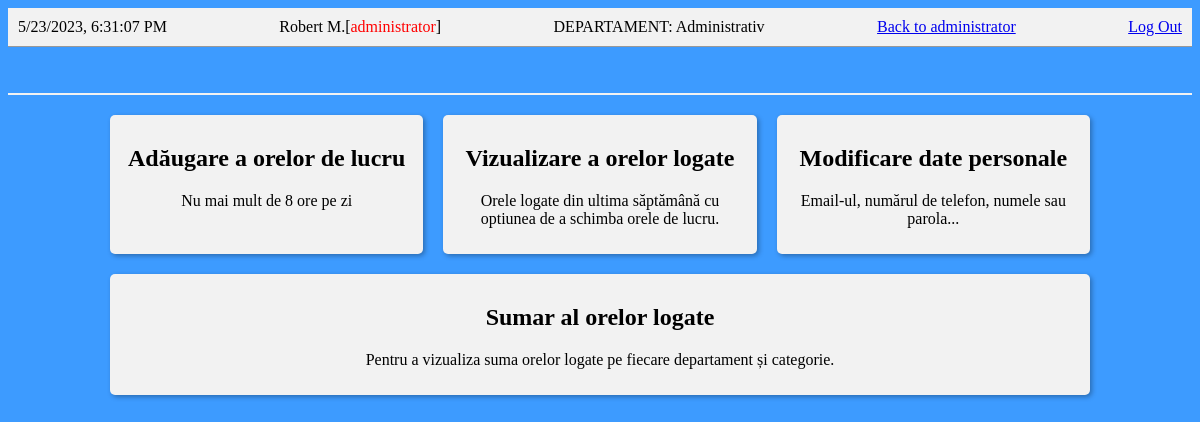
/homeUser.php (signed in), run on the app's committed database.
### tables this page shows
CREATE TABLE `users` (
  `id` int(11) NOT NULL,
  `name` varchar(255) NOT NULL,
  `email` varchar(255) NOT NULL,
  `password` varchar(255) NOT NULL,
  `role` varchar(255) DEFAULT 'user',
  `department_id` int(11) NOT NULL,
  `phone_number` varchar(15) DEFAULT NULL,
  `is_active` tinyint(1) NOT NULL DEFAULT '0'
);

CREATE TABLE `departments` (
  `id` int(11) NOT NULL,
  `name` varchar(255) NOT NULL
);

### homeUser.php (the view, shortened to what this page needs)
<?php
require_once 'inc/db.inc.php';
$email = $_SESSION['email'];
$query = "SELECT role FROM users WHERE Email = '$email'";
$result = mysqli_query($conn, $query);
if (mysqli_num_rows($result) == 1) {
  $row = mysqli_fetch_assoc($result);
  $role = $row['role'];
}
$query = "SELECT department_id FROM users WHERE Email = '$email'";
$result = mysqli_query($conn, $query);
if (mysqli_num_rows($result) == 1) {
  $row = mysqli_fetch_assoc($result);
  $department_id = $row['department_id'];
  $query = "SELECT name FROM departments WHERE id = $department_id";
  $result = mysqli_query($conn, $query);
  if (mysqli_num_rows($result) == 1) {
    $row = mysqli_fetch_assoc($result);
    $department_name = $row['name'];
  } else {
    header("Location: Index.php");
  }
} else {
  header("Location: Index.php");
}
$query = "SELECT name FROM users WHERE Email = '$email'";
$result = mysqli_query($conn, $query);
if (mysqli_num_rows($result) == 1) {
  $row = mysqli_fetch_assoc($result);
  $nume = $row['name'];
}
$department = $department_name;
?>
<!DOCTYPE html>
<html>
<head>
	<link rel="stylesheet" type="text/css" href="style/styleHomeUser.css">
</head>
<body>
    <div class="header">
        <div id="clock"></div>
        <div >
  <?php
    if ($role === 'user') {
      echo $nume . '[<span style="color: green;">' . $role . '</span>]';
    } else {
      echo $nume . '[<span style="color: red;">' . $role . '</span>]';
    }
  ?>
</div>
        <div><?php echo "DEPARTAMENT: ".$department ;?></div>
        <?php
        if ($role === 'administrator') {
          echo '<div><a href="HomeAdmin.php" target="_self">Back to administrator</a></div>';
        }
        ?>
        <div><a href="inc/logout.php" target="_self">Log Out</a></div>
    </div>
    <br>
    <br>
	<div class="line"></div>
	<div class="card-container">
		<div class="card" onclick="location.href='User/AdaugaureOreLucru.php'">
			<h2>Adăugare a orelor de lucru</h2>
			<p>Nu mai mult de 8 ore pe zi</p>
		</div>
		<div class="card" onclick="location.href='User/LogOreSaptamanal.php'">
			<h2>Vizualizare a orelor logate</h2>
			<p>Orele logate din ultima săptămână cu optiunea de a schimba orele de lucru.</p>
		</div>
		<div class="card" onclick="location.href='User/SchimbaDatePersonale.php'">
			<h2>Modificare date personale</h2>
			<p>Email-ul, numărul de telefon, numele sau parola...</p>
		</div>
    <div class="card" onclick="location.href='/User/LogOreTotal.php'">
      <h2>Sumar al orelor logate </h2>
      <p>Pentru a vizualiza suma orelor logate pe fiecare departament și categorie.</p>
	</div>
  <br>
</body>
</html>

### style/styleHomeUser.css (style rules this page uses)
body { background-color: #3d9bff; }
.header { display: flex; justify-content: space-between; align-items: center; padding: 10px; background-color: #f2f2f2; border-bottom: 1px solid #999; }
.line { height: 2px; background-color: #f2f2f2; margin-top: 10px; margin-bottom: 10px; }
.card-container { display: flex; flex-wrap: wrap; justify-content: space-between; max-width: 1000px; margin: 0 auto; }
.card { display: inline-block; width: calc(33.33% - 20px); margin: 10px; background-color: #f2f2f2; border-radius: 5px; box-shadow: 2px 2px 5px rgba(0, 0, 0, 0.3); text-align: center; vertical-align: top; padding: 10px; box-sizing: border-box; cursor: pointer; flex-grow: 1; }

### data on the page
users: name "Robert M.", role "administrator"
departments: name "Administrativ"
